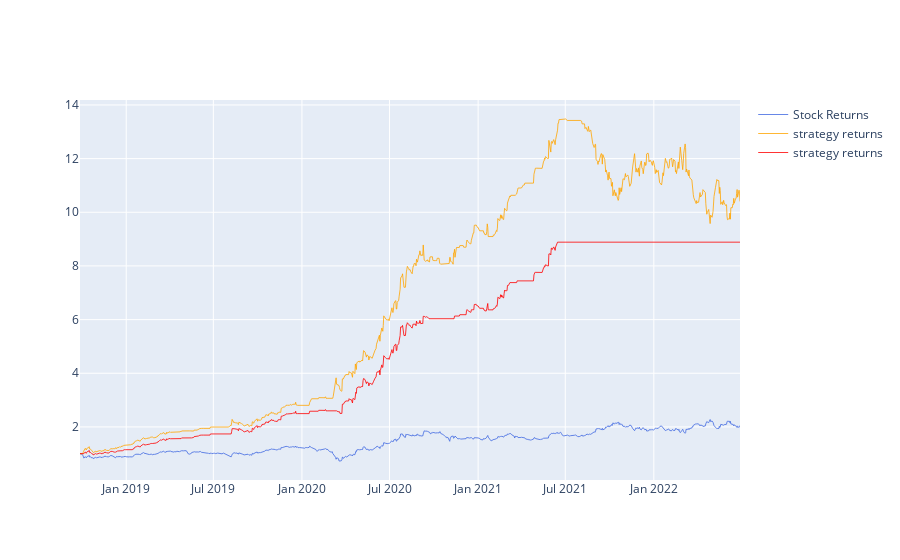

The cell this chart's notebook holds for it:
### Code cell
fig = go.Figure()

fig.add_trace(go.Scatter(x = data.index[split:], y = (data['Ret'][split:]+1).cumprod(),line=dict(color = 'royalblue', width = .8), name= 'Stock Returns'))
fig.add_trace(go.Scatter(x = data.index[split:], y = (data['Ret1'][split:]+1).cumprod(), line=dict(color = 'orange', width = .8), name= 'strategy returns'))
fig.add_trace(go.Scatter(x = data.index[split:], y = (data['Ret2'][split:]+1).cumprod(), line=dict(color = 'red', width = .8), name= 'strategy returns'))

fig.show()

### Figure 1 — Plotly figure (JSON) as saved in the notebook; plotly's stock layout.template omitted (floating-point values rounded to 4 significant figures; data arrays with more than 128 entries replaced by an {"elided": "..."} marker saying what was removed)
{"data": [{"line": {"color": "royalblue", "width": 0.8}, "name": "Stock Returns", "type": "scatter", "x": {"elided": "930 str values"}, "y": {"elided": "930 float values"}}, {"line": {"color": "orange", "width": 0.8}, "name": "strategy returns", "type": "scatter", "x": {"elided": "930 str values"}, "y": {"elided": "930 float values"}}, {"line": {"color": "red", "width": 0.8}, "name": "strategy returns", "type": "scatter", "x": {"elided": "930 str values"}, "y": {"elided": "930 float values"}}], "layout": {}}
